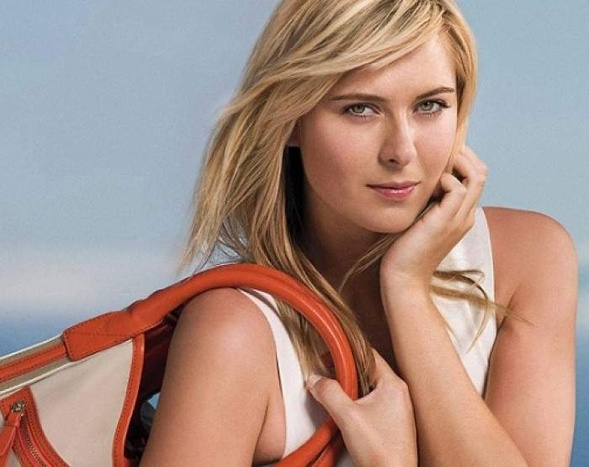
#> input picture Image_Classification/ImgClass_1/ImageTest/sharapova1.jpg, 589 x 467 px, shrunk from 700 x 555 before the run
$ jupyter execute Image_classification_friend.ipynb   (shell and % lines are left out)
#> lines starting #> are read from the running program, lines starting #| are printed output that depends on the picture
[cell 1]
import numpy as np
import cv2
import matplotlib
from matplotlib import pyplot as plt

#When we look at any image, most of the time we identify a person using a face. An image might contain multiple faces, also the face can be obstructed and not clear. The first step in our pre-processing pipeline is to detect faces from an image. Once face is detected, we will detect eyes, if two eyes are detected then only we keep that image otherwise discard it.</h4>
Now how do you detect face and eyes?

[cell 2]
img = cv2.imread('./ImageTest/sharapova1.jpg')
#> img is the input picture: shape (467, 589, 3); mean B, G, R 134.7, 144, 169.9
img.shape
#> Out = (467, 589, 3)

[cell 3]
plt.imshow(img)

[cell 4]
gray = cv2.cvtColor(img, cv2.COLOR_BGR2GRAY)
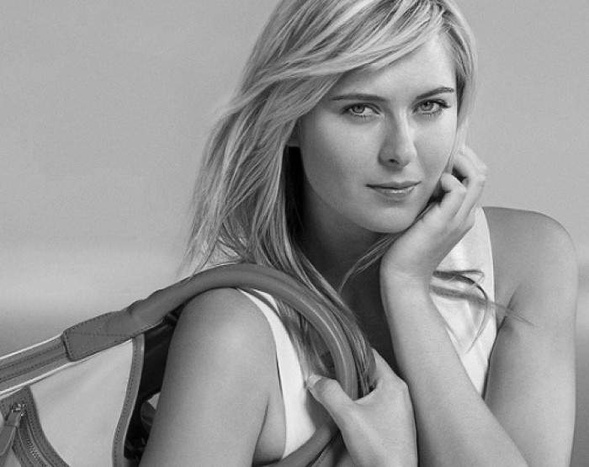
#> gray: shape (467, 589); min 0, max 249, mean 150.7
gray.shape
#> Out = (467, 589)

[cell 5]
gray

[cell 6]
plt.imshow(gray)

[cell 7]
plt.imshow(gray, cmap='gray')

[cell 8]
face_cascade = cv2.CascadeClassifier('./opencv/haarcascades/haarcascade_frontalface_default.xml')
eye_cascade = cv2.CascadeClassifier('./opencv/haarcascades/haarcascade_eye.xml')

faces = face_cascade.detectMultiScale(gray, 1.3, 5)
#> faces = [[303, 33, 190, 190]]
faces
#> Out = [[303, 33, 190, 190]]

[cell 9]
(x,y,w,h) = faces[0]
#> x = 303; y = 33; w = 190; h = 190
x,y,w,h
#> Out = (303, 33, 190, 190)

[cell 10]
face_img = cv2.rectangle(img,(x,y),(x+w,y+h),(255,0,0),2)
plt.imshow(face_img)

# Here detecting Face and Eye, where Eye detecting after face detection, 1. Face, 2.Co-ordinate of face, 3. Eye detection with the help of face co-ordinate

[cell 11]
cv2.destroyAllWindows()
for (x,y,w,h) in faces:
    face_img = cv2.rectangle(img,(x,y),(x+w,y+h),(255,0,0),2)
    roi_gray = gray[y:y+h, x:x+w]
    roi_color = face_img[y:y+h, x:x+w]
    eyes = eye_cascade.detectMultiScale(roi_gray)
    for (ex,ey,ew,eh) in eyes:
        cv2.rectangle(roi_color,(ex,ey),(ex+ew,ey+eh),(0,255,0),2)
#> this loop made 1 pass
#> (x, y, w, h, eyes) on pass 1: (303, 33, 190, 190, [[106, 53, 41, 41], [35, 55, 43, 43]])
#> pass 1, `roi_gray = gray[y:y+h, x:x+w]`:
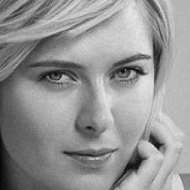
#> roi_gray: shape (190, 190); min 4, max 232, mean 148.1
#> after the loop:
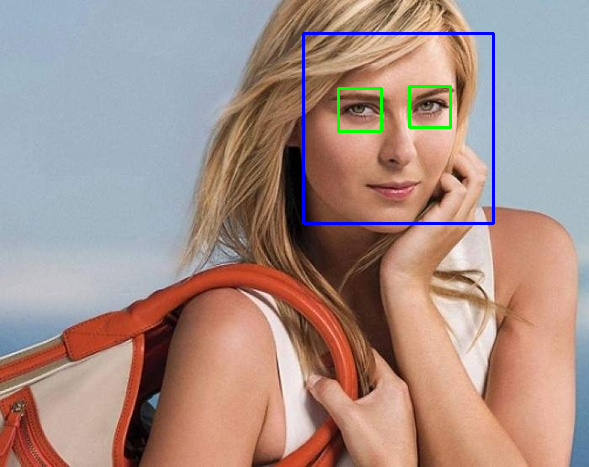
#> img: shape (467, 589, 3); mean B, G, R 135.3, 143.3, 167.9
#> after the loop:
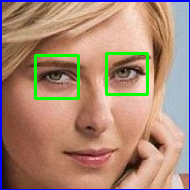
#> roi_color: shape (190, 190, 3); mean B, G, R 118, 136.7, 169.9


plt.figure()
plt.imshow(face_img, cmap='gray')
plt.show()

[cell 12]
plt.imshow(roi_color, cmap='gray')

[cell 13]
def get_cropped_image_if_2_eyes(image_path):
#> called with image_path = './ImageTest/sharapova1.jpg'
    img = cv2.imread(image_path)
    gray = cv2.cvtColor(img, cv2.COLOR_BGR2GRAY)
    faces = face_cascade.detectMultiScale(gray, 1.3, 5)
#> faces = [[303, 33, 190, 190]]
    for (x,y,w,h) in faces:
        roi_gray = gray[y:y+h, x:x+w]
        roi_color = img[y:y+h, x:x+w]
        eyes = eye_cascade.detectMultiScale(roi_gray)
        if len(eyes) >= 2:
            return roi_color
#> this loop made 1 pass
#> pass 1, in get_cropped_image_if_2_eyes, `roi_color = img[y:y+h, x:x+w]`:
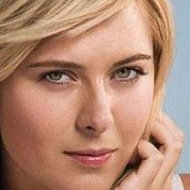
#> roi_color: shape (190, 190, 3); mean B, G, R 116.9, 137.8, 180.2

[cell 14]
cropped_image = get_cropped_image_if_2_eyes('./ImageTest/sharapova1.jpg')
plt.imshow(cropped_image)

[cell 15]
original_image = cv2.imread('./ImageTest/sharapova1.jpg')
plt.imshow(original_image)

[cell 16]
org_image_obstructed = cv2.imread('./ImageTest/sharapova2.jpg')
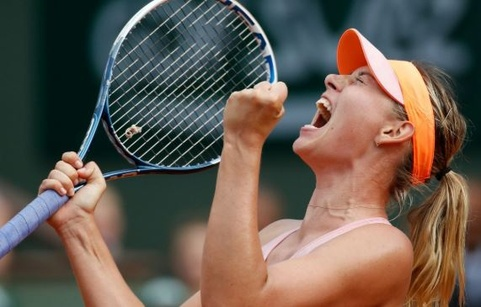
#> input picture Image_Classification/ImgClass_1/ImageTest/sharapova2.jpg, 481 x 307 px, shrunk from 571 x 365 before the run
#> org_image_obstructed is the input picture: shape (307, 481, 3); mean B, G, R 80.8, 91, 102.6
plt.imshow(org_image_obstructed)

[cell 17]
cropped_image_no_2_eyes = get_cropped_image_if_2_eyes('./ImageTest/sharapova2.jpg')
#> call 2 of get_cropped_image_if_2_eyes, with image_path = './ImageTest/sharapova2.jpg'
#> in get_cropped_image_if_2_eyes (call 2), `gray = cv2.cvtColor(img, cv2.COLOR_BGR2GRAY)`:
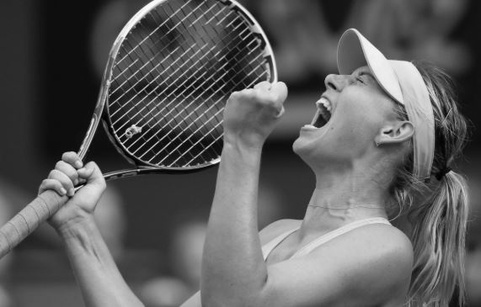
#> gray: shape (307, 481); min 0, max 254, mean 93.3
#> in get_cropped_image_if_2_eyes (call 2), `faces = face_cascade.detectMultiScale(gray, 1.3, 5)`: faces = ()
cropped_image_no_2_eyes

[cell 18]
path_to_data = "./imageclass/"
path_to_cr_data = "./imageclass/cropped/"

[cell 19]
import os
img_dirs = []
for entry in os.scandir(path_to_data):
    if entry.is_dir():
        img_dirs.append(entry.path)

[cell 20]
img_dirs

[cell 21]
import shutil
if os.path.exists(path_to_cr_data):
     shutil.rmtree(path_to_cr_data)
os.mkdir(path_to_cr_data)

[cell 22]
cropped_image_dirs = []
celebrity_file_names_dict = {}

for img_dir in img_dirs:
    count = 1
    celebrity_name = img_dir.split('/')[-1]
    print(celebrity_name)

    celebrity_file_names_dict[celebrity_name] = []

    for entry in os.scandir(img_dir):
        roi_color = get_cropped_image_if_2_eyes(entry.path)
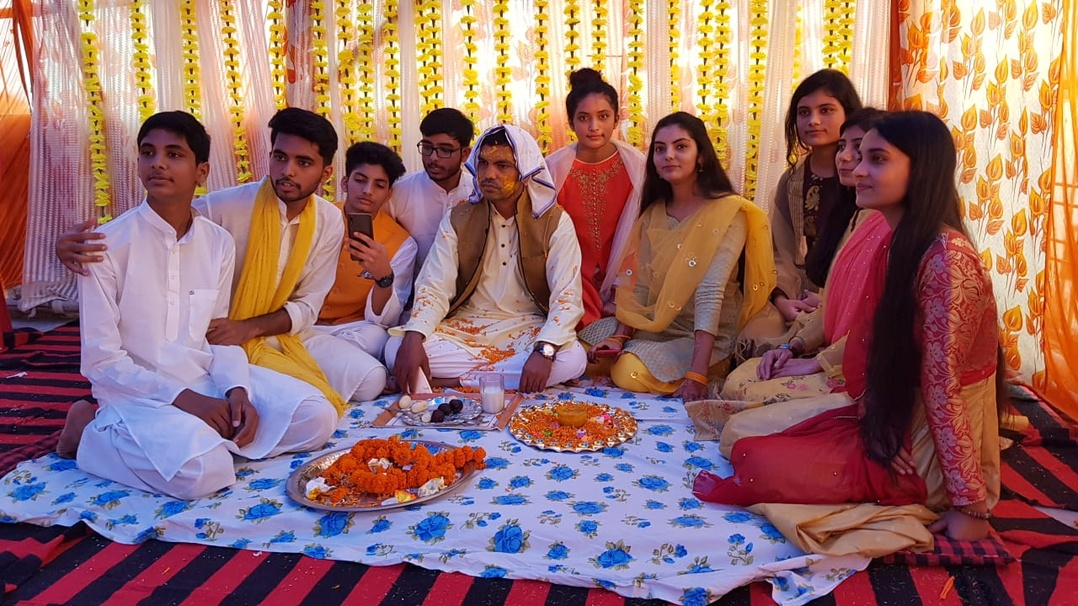
#> input picture Image_Classification/ImgClass_1/imageclass/adiba/IMG-20201113-WA0003.jpg, 1078 x 606 px, shrunk from 1280 x 720 before the run
#> in get_cropped_image_if_2_eyes, img is the input picture: shape (606, 1078, 3); mean B, G, R 106.4, 108.4, 148.9
#> in get_cropped_image_if_2_eyes (call 3), `gray = cv2.cvtColor(img, cv2.COLOR_BGR2GRAY)`:
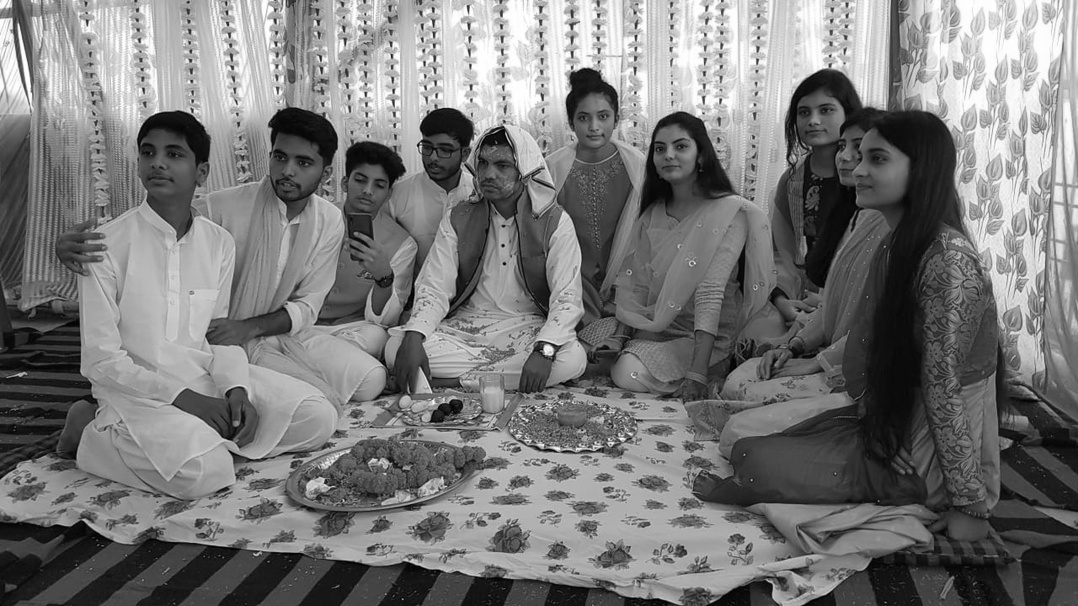
#> gray: shape (606, 1078); min 1, max 255, mean 120.3
#> in get_cropped_image_if_2_eyes (call 3), `faces = face_cascade.detectMultiScale(gray, 1.3, 5)`: faces = [[563, 92, 62, 62], [788, 89, 58, 58], [642, 125, 58, 58], [412, 127, 56, 56], [127, 126, 72, 72], [256, 132, 71, 71], [465, 145, 55, 55], [340, 159, 59, 59]]
#> the loop in get_cropped_image_if_2_eyes, `for (x,y,w,h) in faces:` made 1 pass
#> (x, y, w, h, eyes) on pass 1: (563, 92, 62, 62, [[10, 14, 21, 21], [27, 13, 22, 22]])
#> pass 1, in get_cropped_image_if_2_eyes (call 3), `roi_color = img[y:y+h, x:x+w]`:
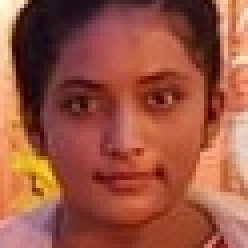
#> roi_color: shape (62, 62, 3) (shown 4 times larger); mean B, G, R 65.4, 84.3, 154.7
